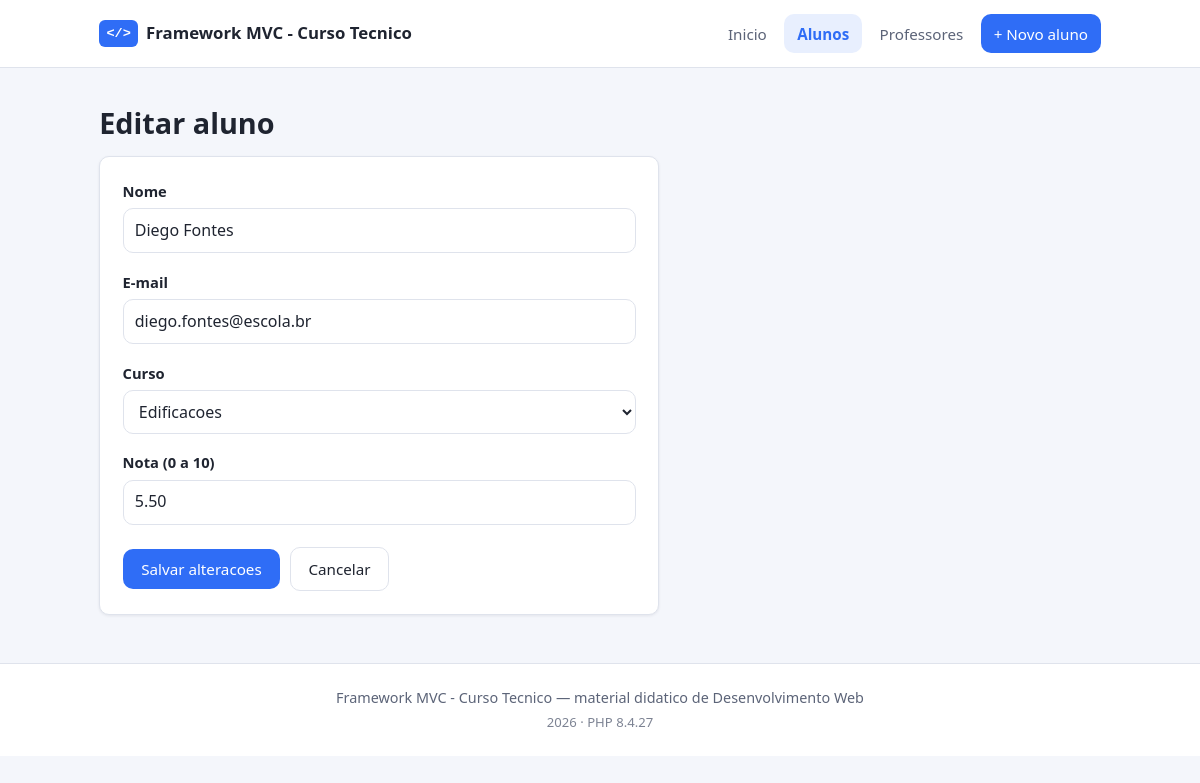
/phpprojeto/alunos/editar/4, run on the app's committed database.
### tables this page shows
CREATE TABLE alunos (
    id        INT AUTO_INCREMENT PRIMARY KEY,
    nome      VARCHAR(100)  NOT NULL,
    email     VARCHAR(150)  NOT NULL UNIQUE,
    curso     VARCHAR(60)   NOT NULL,
    nota      DECIMAL(4,2)      NULL,
    criado_em TIMESTAMP     NOT NULL DEFAULT CURRENT_TIMESTAMP,
    INDEX idx_alunos_curso (curso)
);

### phpprojeto/nucleo/Controller.php (called while the page is built, shortened)
<?php
abstract class Controller
{
    protected function view(string $view, array $dados = [], ?string $layout = 'template/layout'): void
    {
        View::renderizar($view, $dados, $layout);
    }
}

### phpprojeto/controllers/AlunosController.php (called while the page is built, shortened)
<?php
class AlunosController extends Controller
{
    private Aluno $alunos;
    public function __construct()
    {
        $this->alunos = new Aluno();
    }
    public function editar(string $id): void
    {
        $aluno = $this->alunos->buscar($id);
        $this->view('alunos/formulario', [
            'titulo' => 'Editar aluno',
            'aluno'  => $aluno,
            'acao'   => url('alunos/atualizar/' . $aluno['id']),
        ]);
    }
}

### phpprojeto/index.php (called while the page is built, shortened)
<?php
(new Nucleo\App())->executar();

### phpprojeto/nucleo/Autoloader.php (called while the page is built, shortened)
<?php
class Autoloader
{
    private static array $mapa = [];
    public static function adicionar(string $namespace, string $diretorio): void
    {
        self::$mapa[trim($namespace, '\\') . '\\'] = rtrim($diretorio, '/');
    }
    public static function carregar(string $classe): void
    {
        foreach (self::$mapa as $prefixo => $diretorio) {
            if (!str_starts_with($classe, $prefixo)) {
                continue;
            }
            $relativo = substr($classe, strlen($prefixo));
            $arquivo  = $diretorio . '/' . str_replace('\\', '/', $relativo) . '.php';
            if (is_file($arquivo)) {
                return;
            }
        }
    }
}

### phpprojeto/nucleo/Sql.php (called while the page is built, shortened)
<?php
class Sql
{
    public static function identificador(string $nome, string $tipo = 'identificador'): string
    {
        $nome = trim($nome);
        return $nome;
    }
}

### phpprojeto/nucleo/Model.php (called while the page is built, shortened)
<?php
abstract class Model
{
    protected string $tabela = '';
    protected string $chavePrimaria = 'id';
    public function __construct()
    {
        $this->tabela        = Sql::identificador($this->tabela, 'tabela');
        $this->chavePrimaria = Sql::identificador($this->chavePrimaria, 'coluna');
    }
    protected function pdo(): PDO
    {
        return Database::conexao();
    }
    public function consultar(string $sql, array $parametros = []): array
    {
        $stmt = $this->pdo()->prepare($sql);
        $stmt->execute($parametros);
        return $stmt->fetchAll();
    }
    public function buscar(int|string $id): ?array
    {
        $sql  = "SELECT * FROM {$this->tabela} WHERE {$this->chavePrimaria} = ? LIMIT 1";
        $linhas = $this->consultar($sql, [$id]);
        return $linhas[0] ?? null;
    }
}

### phpprojeto/nucleo/Config.php (called while the page is built, shortened)
<?php
class Config
{
    private static array $itens = [];
    public static function carregar(string $diretorio): void
    {
        foreach (glob($diretorio . '/*.php') as $arquivo) {
            self::$itens[basename($arquivo, '.php')] = require $arquivo;
        }
    }
    public static function obter(string $chave, mixed $padrao = null): mixed
    {
        $atual = self::$itens;
        foreach (explode('.', $chave) as $parte) {
            $atual = $atual[$parte];
        }
        return $atual;
    }
}

### phpprojeto/nucleo/Database.php (called while the page is built, shortened)
<?php
class Database
{
    private static ?PDO $conexao = null;
    public static function conexao(): PDO
    {
        if (self::$conexao === null) {
            self::$conexao = self::criar();
        }
        return self::$conexao;
    }
    private static function criar(): PDO
    {
        $driver  = Config::obter('banco.driver', 'sqlite');
        $opcoes  = [
            PDO::ATTR_ERRMODE            => PDO::ERRMODE_EXCEPTION,
            PDO::ATTR_DEFAULT_FETCH_MODE => PDO::FETCH_ASSOC,
            PDO::ATTR_EMULATE_PREPARES   => false,
        ];
        try {
            if ($driver === 'mysql') {
                $c   = Config::obter('banco.mysql');
                $dsn = sprintf(
                    'mysql:host=%s;port=%d;dbname=%s;charset=%s',
                    $c['host'],
                    $c['porta'],
                    $c['banco'],
                    $c['charset']
                );
                return new PDO($dsn, $c['usuario'], $c['senha'], $opcoes);
            }
        } catch (PDOException $e) {
            throw new RuntimeException(
                'Nao foi possivel conectar ao banco de dados: ' . $e->getMessage(),
                0,
                $e
            );
        }
        throw new RuntimeException("Driver de banco desconhecido: {$driver}");
    }
}

### phpprojeto/nucleo/helpers.php (called while the page is built, shortened)
<?php
if (!function_exists('e')) {
    function e(?string $texto): string
    {
        return htmlspecialchars((string) $texto, ENT_QUOTES | ENT_SUBSTITUTE, 'UTF-8');
    }
}
if (!function_exists('url_base')) {
    function url_base(): string
    {
        $configurado = (string) Config::obter('app.url_base', '');
        $script = $_SERVER['SCRIPT_NAME'] ?? '/index.php';
        $pasta  = str_replace('\\', '/', dirname($script));
        return $pasta === '/' || $pasta === '.' ? '' : rtrim($pasta, '/');
    }
}
if (!function_exists('url')) {
    function url(string $rota = ''): string
    {
        $rota = trim($rota, '/');
        return url_base() . '/' . $rota;
    }
}
if (!function_exists('antigo')) {
    function antigo(string $campo, mixed $padrao = ''): mixed
    {
        return Sessao::entradaAntiga()[$campo] ?? $padrao;
    }
}
if (!function_exists('tem_erro')) {
    function tem_erro(string $campo): bool
    {
        return isset(Sessao::erros()[$campo]);
    }
}

### phpprojeto/nucleo/Sessao.php (called while the page is built, shortened)
<?php
class Sessao
{
    private static array $entradaAntiga = [];
    private static array $errosAntigos = [];
    public static function iniciarRequisicao(): void
    {
        self::$entradaAntiga  = $_SESSION['_entrada'] ?? [];
        self::$errosAntigos   = $_SESSION['_erros'] ?? [];
    }
    public static function erros(): array
    {
        return self::$errosAntigos;
    }
    public static function entradaAntiga(): array
    {
        return self::$entradaAntiga;
    }
}

### phpprojeto/views/alunos/formulario.php (the view, shortened to what this page needs)
<?php
$editando = $aluno !== null;
?>
<h1><?= $editando ? 'Editar aluno' : 'Novo aluno' ?></h1>
<form method="POST" action="<?= e($acao) ?>" class="formulario">
    <div class="campo <?= tem_erro('nome') ? 'campo--erro' : '' ?>">
        <label for="nome">Nome</label>
        <input
            type="text"
            id="nome"
            name="nome"
            value="<?= e(antigo('nome', $aluno['nome'] ?? '')) ?>"
            required
        >
    </div>
    <div class="campo <?= tem_erro('email') ? 'campo--erro' : '' ?>">
        <label for="email">E-mail</label>
        <input
            type="email"
            id="email"
            name="email"
            value="<?= e(antigo('email', $aluno['email'] ?? '')) ?>"
            required
        >
    </div>
    <div class="campo <?= tem_erro('curso') ? 'campo--erro' : '' ?>">
        <label for="curso">Curso</label>
        <select id="curso" name="curso" required>
            <?php
            $cursoAtual = (string) antigo('curso', $aluno['curso'] ?? '');
            foreach (Aluno::CURSOS as $curso):
            ?>
                <option value="<?= e($curso) ?>" <?= $cursoAtual === $curso ? 'selected' : '' ?>>
                    <?= e($curso) ?>
                </option>
            <?php endforeach ?>
        </select>
    </div>
    <div class="campo <?= tem_erro('nota') ? 'campo--erro' : '' ?>">
        <label for="nota">Nota (0 a 10)</label>
        <input
            type="number"
            id="nota"
            name="nota"
            step="0.1"
            min="0"
            max="10"
            value="<?= e((string) antigo('nota', $aluno['nota'] ?? '')) ?>"
        >
    </div>
    <div class="formulario__acoes">
        <button type="submit" class="botao">
            <?= $editando ? 'Salvar alteracoes' : 'Cadastrar' ?>
        </button>
        <a class="botao botao--secundario" href="<?= url('alunos') ?>">Cancelar</a>
    </div>
</form>

### phpprojeto/views/css/estilo.css (style rules this page uses)
:root { --cor-fundo: #f4f6fb; --cor-superficie: #ffffff; --cor-borda: #dfe3ec; --cor-texto: #1f2430; --cor-texto-suave: #5c6478; --cor-primaria: #2f6df6; --cor-primaria-esc: #1f4fc4; --cor-sucesso: #1e8f5a; --cor-erro: #d13c3c; --cor-aviso: #b8860b; --raio: 10px; --sombra: 0 1px 3px rgba(23, 30, 51, .08); --largura-maxima: 1040px; }
* { box-sizing: border-box; }
body { margin: 0; font-family: system-ui, -apple-system, "Segoe UI", Roboto, Arial, sans-serif; font-size: 16px; line-height: 1.6; color: var(--cor-texto); background: var(--cor-fundo); }
a { color: var(--cor-primaria); text-decoration: none; }
h1 { font-size: 1.8rem; margin: 0 0 .6rem; }
.botao { display: inline-block; padding: .55rem 1.1rem; border: 1px solid transparent; border-radius: var(--raio); background: var(--cor-primaria); color: #fff; font-size: .95rem; font-family: inherit; cursor: pointer; }
.botao--secundario { background: var(--cor-superficie); color: var(--cor-texto); border-color: var(--cor-borda); }
.formulario { background: var(--cor-superficie); border: 1px solid var(--cor-borda); border-radius: var(--raio); padding: 1.4rem; max-width: 560px; box-shadow: var(--sombra); }
.campo { margin-bottom: 1.1rem; }
.campo label { display: block; margin-bottom: .3rem; font-weight: 600; font-size: .92rem; }
.campo input, .campo select, .campo textarea { width: 100%; padding: .55rem .7rem; border: 1px solid var(--cor-borda); border-radius: var(--raio); font: inherit; background: #fff; color: var(--cor-texto); }
.formulario__acoes { display: flex; gap: .6rem; align-items: center; margin-top: 1.4rem; }

### data on the page
alunos: nome "Diego Fontes", email "diego.fontes@escola.br", nota "5.50"

### other printed values
$nomeDoSite "Framework MVC - Curso Tecnico"
$item['texto'] "Inicio"
$item['texto'] "Alunos"
$item['texto'] "Professores"
Nucleo\Config::obter('app.nome', 'Framework MVC') "Framework MVC - Curso Tecnico"
PHP_VERSION "8.4.27"
form field curso "Edificacoes"
